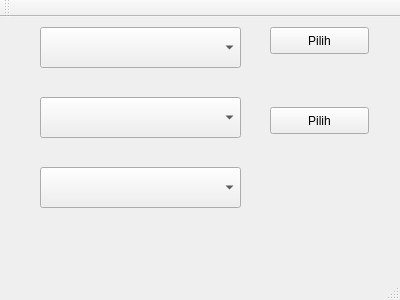
<?xml version="1.0" encoding="UTF-8"?>
<ui version="4.0">
 <class>MainWindow</class>
 <widget class="QMainWindow" name="MainWindow">
  <property name="geometry">
   <rect>
    <x>0</x>
    <y>0</y>
    <width>400</width>
    <height>300</height>
   </rect>
  </property>
  <property name="windowTitle">
   <string>MainWindow</string>
  </property>
  <widget class="QWidget" name="centralWidget">
   <widget class="QComboBox" name="comboBox">
    <property name="geometry">
     <rect>
      <x>40</x>
      <y>10</y>
      <width>201</width>
      <height>41</height>
     </rect>
    </property>
   </widget>
   <widget class="QComboBox" name="comboBox_2">
    <property name="geometry">
     <rect>
      <x>40</x>
      <y>80</y>
      <width>201</width>
      <height>41</height>
     </rect>
    </property>
   </widget>
   <widget class="QComboBox" name="comboBox_3">
    <property name="geometry">
     <rect>
      <x>40</x>
      <y>150</y>
      <width>201</width>
      <height>41</height>
     </rect>
    </property>
   </widget>
   <widget class="QPushButton" name="pushButton">
    <property name="geometry">
     <rect>
      <x>270</x>
      <y>10</y>
      <width>99</width>
      <height>27</height>
     </rect>
    </property>
    <property name="text">
     <string>Pilih</string>
    </property>
   </widget>
   <widget class="QPushButton" name="pushButton_2">
    <property name="geometry">
     <rect>
      <x>270</x>
      <y>90</y>
      <width>99</width>
      <height>27</height>
     </rect>
    </property>
    <property name="text">
     <string>Pilih</string>
    </property>
   </widget>
  </widget>
  <widget class="QMenuBar" name="menuBar">
   <property name="geometry">
    <rect>
     <x>0</x>
     <y>0</y>
     <width>400</width>
     <height>25</height>
    </rect>
   </property>
  </widget>
  <widget class="QToolBar" name="mainToolBar">
   <attribute name="toolBarArea">
    <enum>TopToolBarArea</enum>
   </attribute>
   <attribute name="toolBarBreak">
    <bool>false</bool>
   </attribute>
  </widget>
  <widget class="QStatusBar" name="statusBar"/>
 </widget>
 <layoutdefault spacing="6" margin="11"/>
 <resources/>
 <connections/>
</ui>
